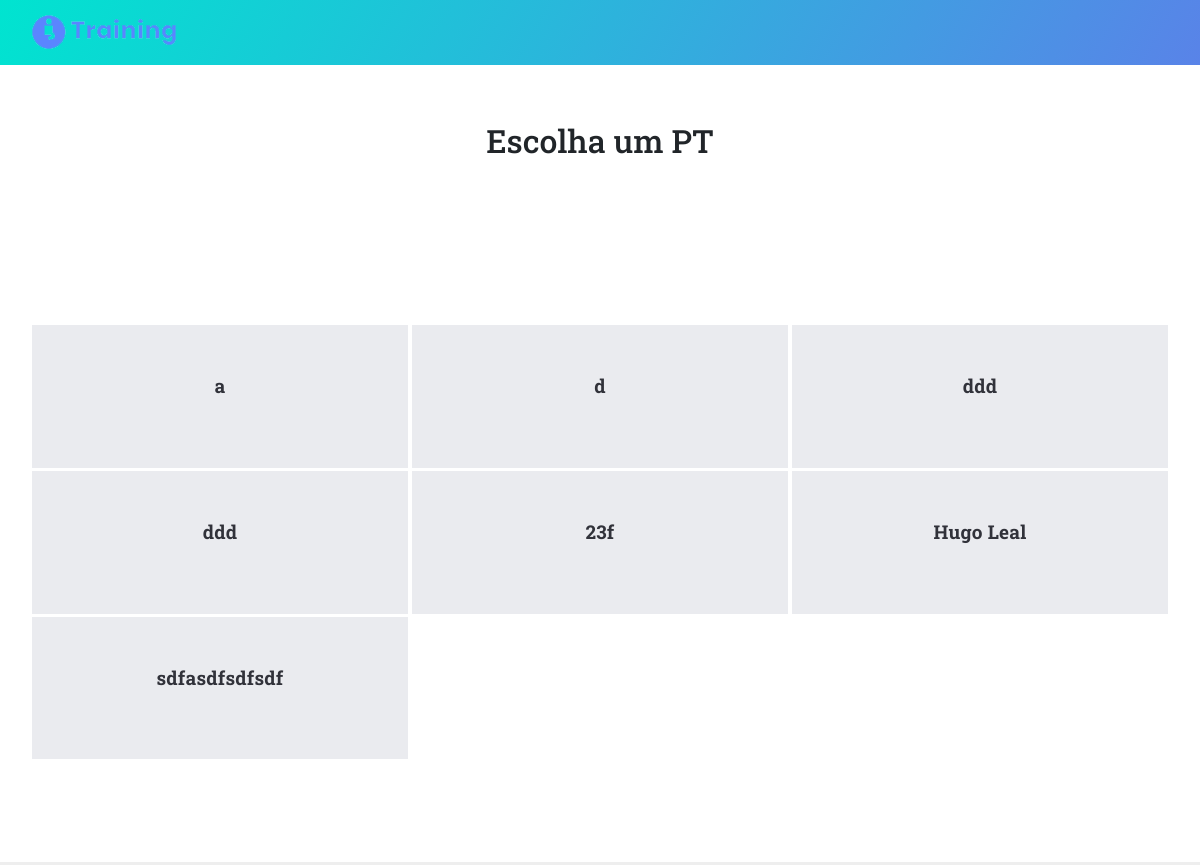
The page /getPt on the database as committed earlier.
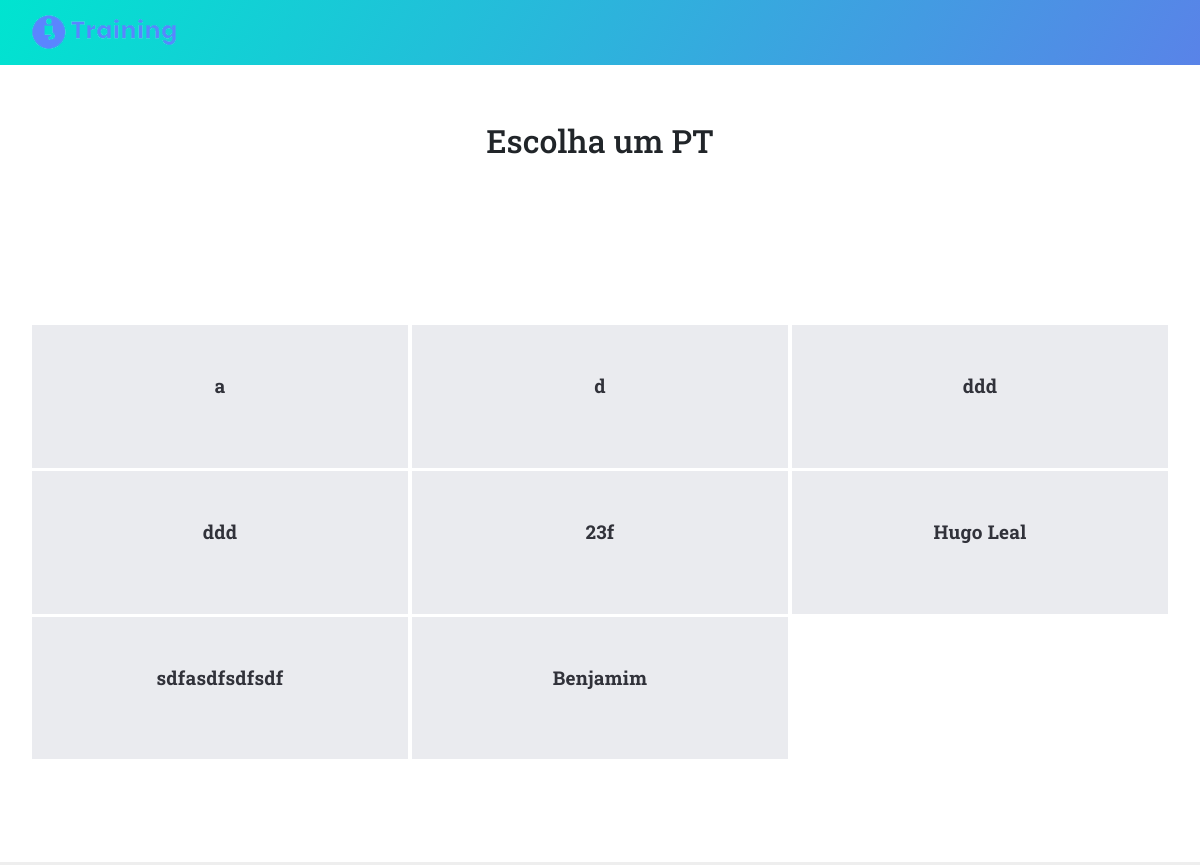
The same page on the database as committed later.
### tables this page shows
CREATE TABLE PERSONAL_TRAINERS(
                            [email] text,
                            [PT_Name] text,
                            [Password] text,
                            [Code] text,
                            [Address] text,
                            [City] text,
                            [Phone_Number] INTEGER,
                            [Postal_Code] INTEGER);

### app.py (the view)
@app.route('/getPt')
def getPt():
    lista_pts = get_all_pts()
    return render_template('getPt.html', ll=lista_pts)

### databases/database.py (called while the page is built)
def get_all_pts():
    conn = sqlite3.connect('databases/' + db)
    c = conn.cursor()
    c.execute('''SELECT * FROM PERSONAL_TRAINERS''')
    return c.fetchall()

### templates/getPt.html (shortened to what this page needs)
{% extends "base.html" %} {% block content %}
<!DOCTYPE html>
<html lang="en">
  <head>
    <link href="{{ url_for('static', filename='css/bootstrap.min.css') }}" rel="stylesheet">
    <link rel="stylesheet" href="{{ url_for('static', filename='css/templatemo-style.css') }}">
  </head>
    <div id="main">
        <div class="container">
            <div class="row center d-flex align-items-center myheader">
                <div class="col">
                    <h2>Escolha um PT</h2>
                </div>
            </div>
        </div>
        <section class="services">
            <div class="container">
            <div class="row center">
                {% for x in ll %}
                <div class="col-md-4">
                    <div class="service-item second-item">
                        <a href="{{ url_for('calendar') }}"><h4>{{x[1]}}</h4></a>
                    </div>
                </div>
               {% endfor %}
            </div>
        </section>
    </div>
</html>
{% endblock %}

Rows that differ between the two databases and show on the page:
added PERSONAL_TRAINERS: PT_Name "Benjamim"
